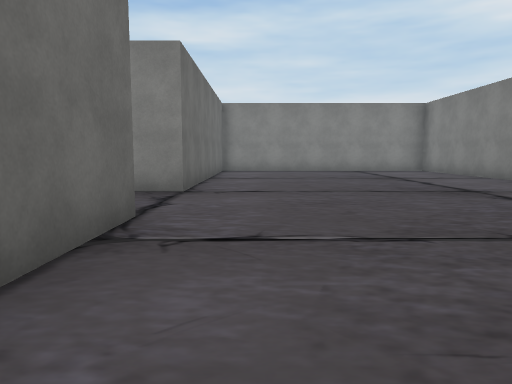
view 1 (above)

18 first-person views from a walk through a scene from a Unity 3-D project. The camera is 1.3 m above the floor, tilts 6° down and sees 70° across. The floor is counted in squares, 2 m on a side. Each view is taken from the middle of a square. On the plan, view 1 faces up. The plan holds only what a view shows up to about 11 squares ahead; the rest is blank. The place goes on beyond the plan. Some surface patterns are stand-ins.

view 2
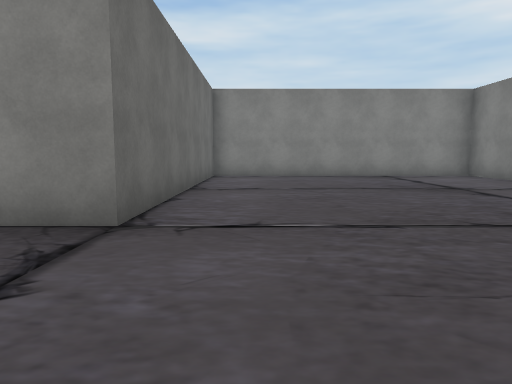

view 3
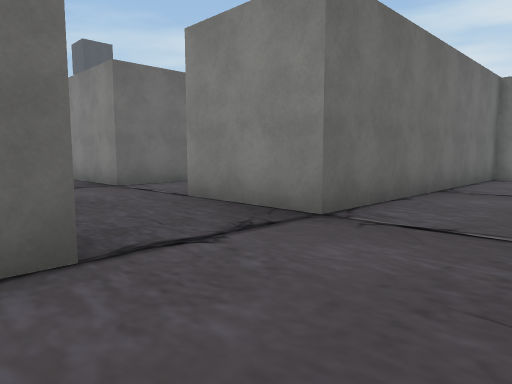

view 4
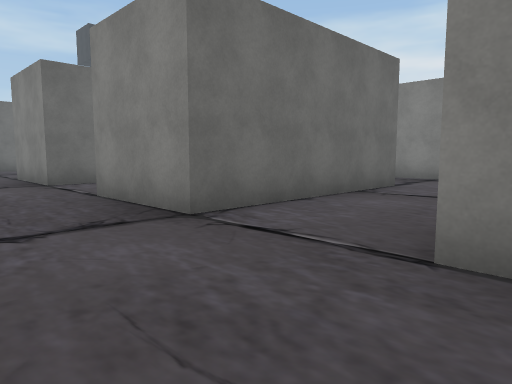

view 5
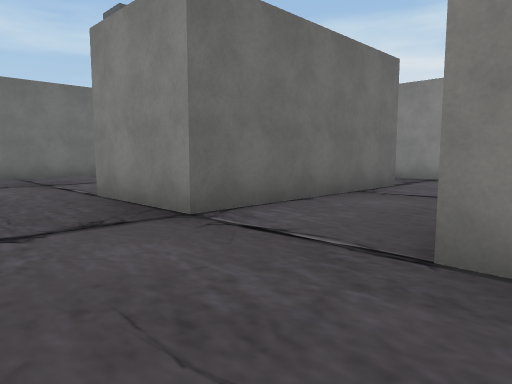

view 6
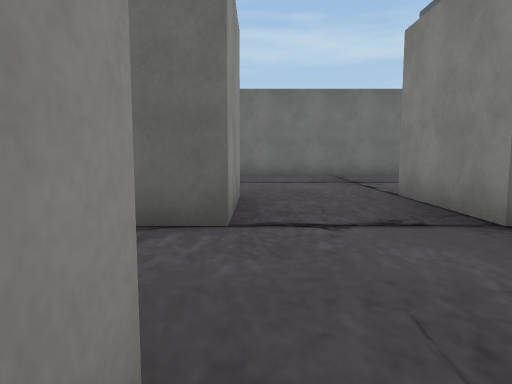

view 7
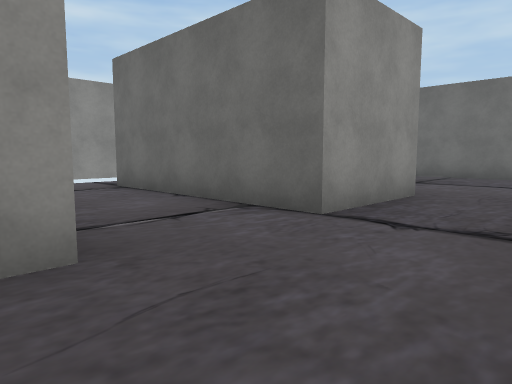

view 8
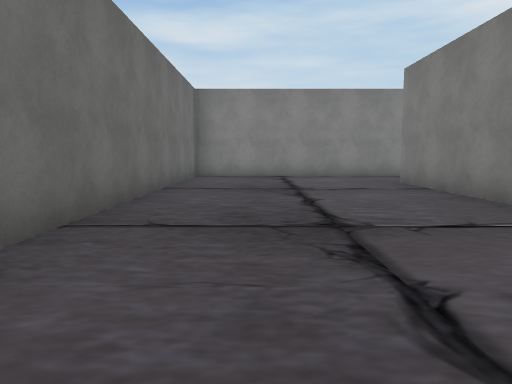

view 9
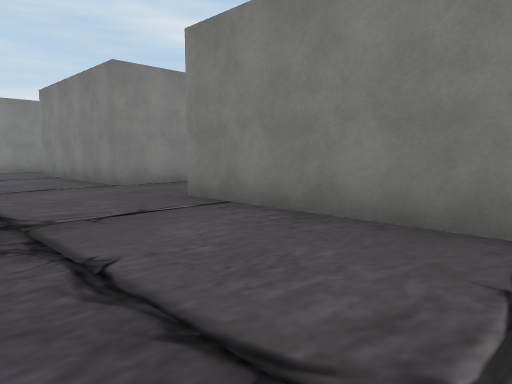

view 10
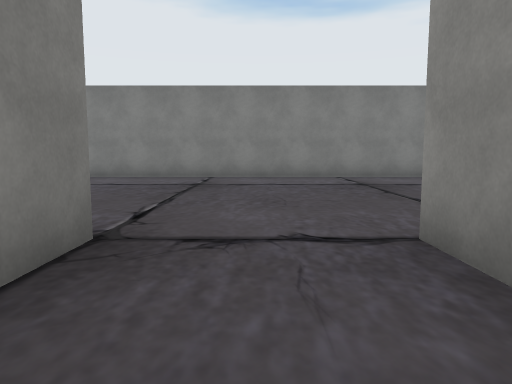

view 11
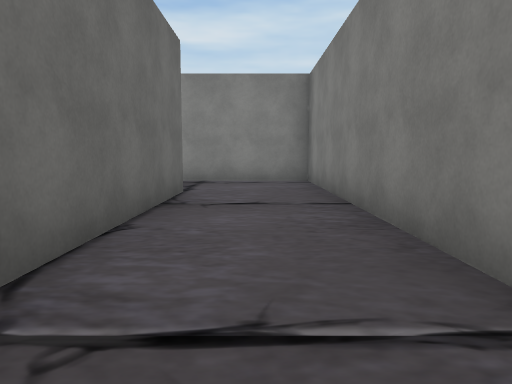

view 12
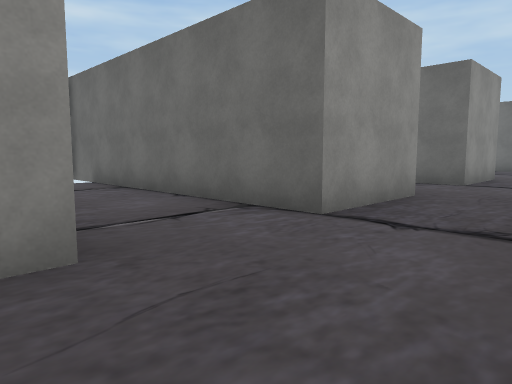

view 13
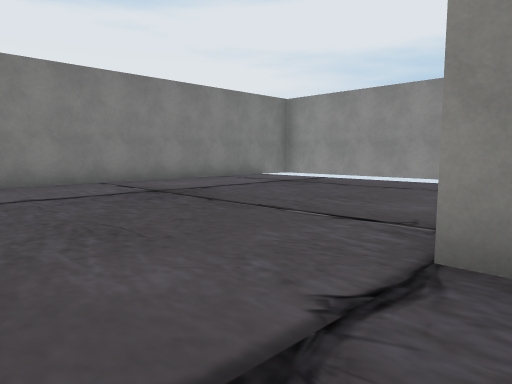

view 14
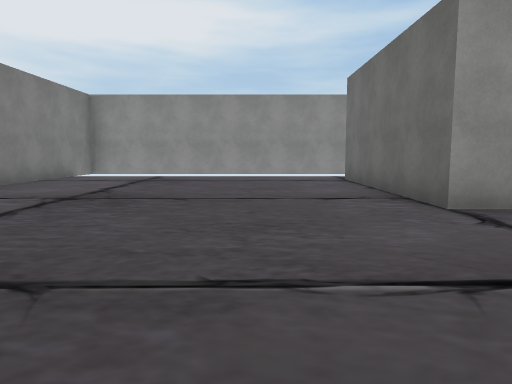

view 15
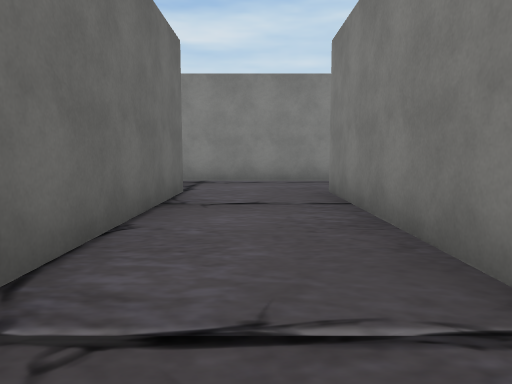

view 16
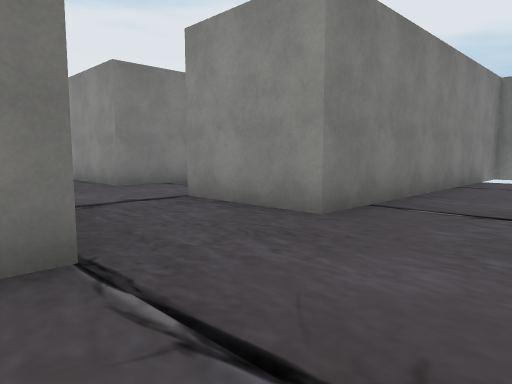

view 17
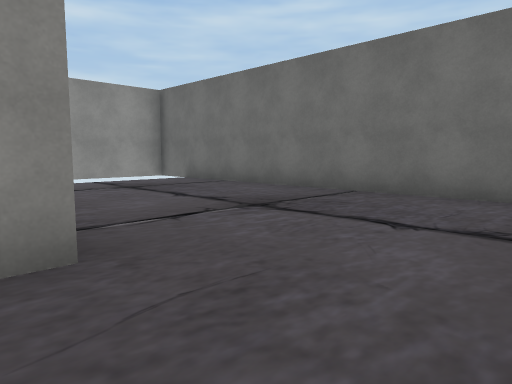

view 18
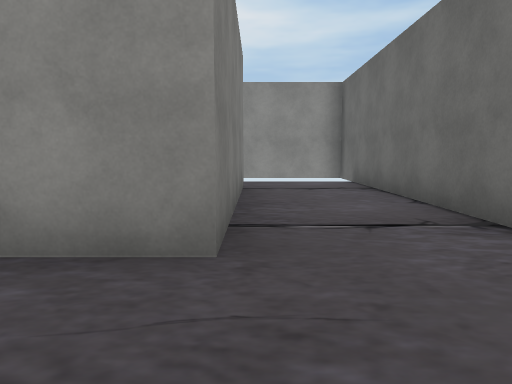

### Floor plan
Points are (right, up) in squares from view 1. A wall is a line through its corners. A room is listed if a view was taken in it or the views show most of it. See-through windows are left out.
Room 1 (views 1, 2, 3, 4, 5, 6, 7, 8, 9, 10, 11, 12, 13, 14, 15, 16, 17, 18)
walls: (-3.7, 6.8) (-3.7, 13.8) (-18.8, 13.8) (-18.8, -3.5); (-6.2, 11.4) (-6.2, 6.3) (-8.8, 6.3) (-8.8, 11.2); (-11.2, 11.4) (-11.2, 6.3) (-13.7, 6.3) (-13.7, 11.2); (-3.7, -1.2) (-3.7, 3.8) (-1.2, 3.8) (-1.2, -1.2); (-8.8, -3.5) (-8.8, 3.8) (-6.2, 3.8) (-6.2, -3.5); (-13.7, -0.5) (-13.7, 3.8) (-11.2, 3.8) (-11.2, -1.2); (6.2, -3.1) (6.2, 13.8) (-1.2, 13.8) (-1.2, 6.3) (-3.8, 6.3)

Where each view was taken, in squares from view 1:
view 1: 0 up, 0 right, facing up
view 2: 3 up, 0 right, facing up
view 3: 3 up, 1 right, facing up-left
view 4: 4 up, 3 left, facing up-left
view 5: 4 up, 8 left, facing up-left
view 6: 4 up, 8 left, facing left
view 7: 6 up, 8 left, facing down-left
view 8: 3 up, 17 left, facing up
view 9: 1 down, 17 left, facing up-right
view 10: 5 up, 4 left, facing right
view 11: 5 up, 5 left, facing up
view 12: 6 up, 3 left, facing down-left
view 13: 6 up, 2 left, facing down-right
view 14: 8 up, 1 right, facing down
view 15: 5 up, 10 left, facing up
view 16: 7 up, 11 left, facing down-right
view 17: 6 up, 13 left, facing down-left
view 18: 6 up, 4 left, facing down
